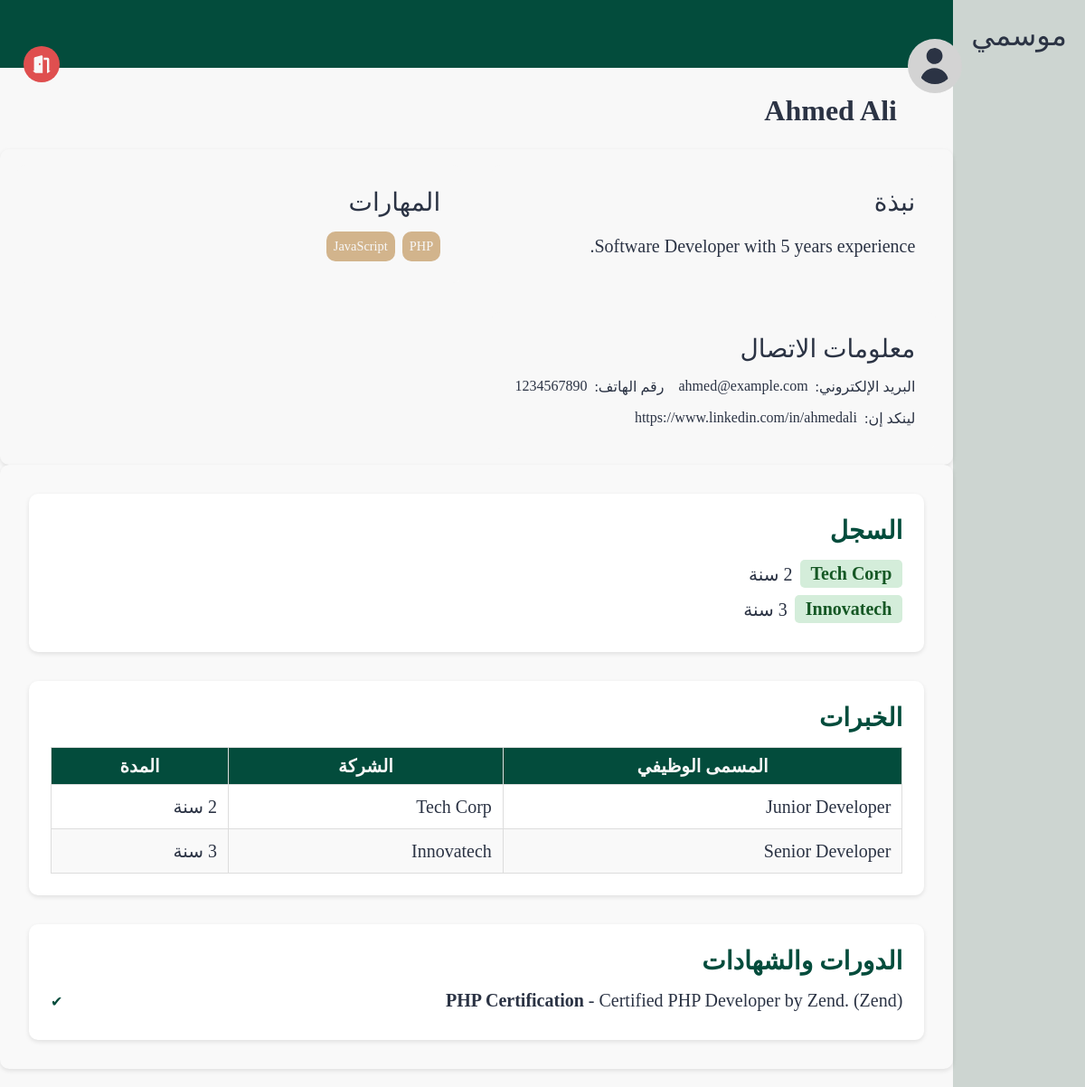
Page /pages/profile.php?id=1 on the committed database.
### tables this page shows
CREATE TABLE users (
    id INTEGER PRIMARY KEY, 
    name TEXT, 
    email TEXT UNIQUE, 
    password TEXT, 
    bio TEXT,
    type BOOLEAN,
    linkedin TEXT,
    phone TEXT
);

CREATE TABLE experience (
    experience_id INTEGER PRIMARY KEY, 
    user_id INTEGER,
    name TEXT,
    description TEXT,
    company TEXT,
    years INTEGER,
    start DATE,
    FOREIGN KEY (user_id) REFERENCES users(id) ON DELETE CASCADE
);

CREATE TABLE certificates (
    certificate_id INTEGER PRIMARY KEY, 
    user_id INTEGER,
    name TEXT,
    description TEXT,
    company TEXT,
    FOREIGN KEY (user_id) REFERENCES users(id) ON DELETE CASCADE
);

### src/database/fetch.php (called while the page is built, shortened)
<?php
include('../database/data.php');
function getUserById($id)
{
    global $db;
    $stmt = $db->prepare('SELECT * FROM users WHERE id = :id');
    $stmt->bindValue(':id', $id, SQLITE3_INTEGER);
    $result = $stmt->execute();
    $user = $result->fetchArray(SQLITE3_ASSOC);
    return $user;
}
function fetchAllExperienceByUserID($id)
{
    global $db;
    $result = $db->query("SELECT * FROM experience where user_id = $id");
    $experience = [];
    while ($row = $result->fetchArray(SQLITE3_ASSOC)) {
        $experience[] = $row;
    }
    return $experience;
}
function fetchAllSkillsNameByUserID($id)
{
    global $db;
    $result = $db->query("SELECT name FROM skills where user_id = $id");
    $experience = [];
    while ($row = $result->fetchArray(SQLITE3_ASSOC)) {
        $experience[] = $row['name'];
    }
    return $experience;
}

### src/pages/profile.php (the view, shortened to what this page needs)
<?php
include('../components/page.php');
$user = isset($_GET['id'])?getUserById($_GET['id']) : $_SESSION['user'];
$name = $user['name'];
$about    = $user['bio'];
$email    = $user['email'];
$phone    = $user['phone'];
$linkedin = !empty($user['linkedin']) ? $user['linkedin'] : ("https://www.linkedin.com/in/" . urlencode(str_replace(' ', '', strtolower($user['name']))));
$skills = fetchAllSkillsNameByUserID($user['id']);
$jobs = fetchAllExperienceByUserID($user['id']);
$prevJobs = [];
foreach ($jobs as $job) {
    $job['duration'] = $job['years'] . " سنة";
    $prevJobs[] = $job;
}
$stmt = $db->prepare("SELECT * FROM certificates WHERE user_id = :user_id");
$stmt->bindValue(':user_id', $user['id'], SQLITE3_INTEGER);
$result = $stmt->execute();
$certificates = [];
while ($row = $result->fetchArray(SQLITE3_ASSOC)) {
    $certificates[] = $row;
}
?>
<!DOCTYPE html>
<html lang="ar" dir="rtl">
<head>
    <link rel="stylesheet" href="../styles/profile.css">
</head>
<body>
    <section class="page-structure">
        <?php include "../components/NavBar.php"; ?>
        <section class="page-content">
            <div class="username">
                <img class="profile-pic" src="../images/profile.svg" alt="صورة المستخدم">
                <div class="user">
                    <h2><?= htmlspecialchars($name) ?></h2>
                </div>
            </div>
            <div class="options">
                <a href="./logout.php">
                    <img class="nav-icon" style="--color: #DF4F4F" src="../images/logout.svg" alt="شعار تسجيل الخروج">
                </a>
            </div>
            <header></header>
            <main>
                <section class="profile-details">
                    <div class="block about">
                        <h2>نبذة</h2>
                        <div id="aboutDisplay">
                            <p><?= $about ?></p>
                        </div>
                    </div>
                    <div class="block skills">
                        <h2>المهارات</h2>
                        <div id="skillsDisplay">
                            <ul>
                                <?php foreach ($skills as $skill): ?>
                                    <li><?= $skill ?></li>
                                <?php endforeach; ?>
                            </ul>
                        </div>
                    </div>
                    <div class="block contacts">
                        <h2>معلومات الاتصال</h2>
                        <div id="contactDisplay">
                            <ul>
                                <li>البريد الإلكتروني:
                                    <a href="mailto:<?= $email ?>"><?= $email ?? 'لا يوجد' ?></a>
                                </li>
                                <li>رقم الهاتف:
                                    <a href="tel:<?= $phone ?>"><?= $phone ?? 'لا يوجد' ?></a>
                                </li>
                                <li>لينكد إن:
                                    <a href="<?= $linkedin ?>"><?= $linkedin ?? 'لا يوجد' ?></a>
                                </li>
                            </ul>
                        </div>
                    </div>
                </section>
                <section class="recent-activity">
                    <div class="block history">
                        <h2>السجل</h2>
                        <ul>
                            <?php foreach ($prevJobs as $job): ?>
                                <li>
                                    <span class="company">
                                        <?php if (!empty($job['company_id'])): ?>
                                            <a href="./company.php?id=<?= htmlspecialchars($job['company_id']) ?>">
                                                <?= htmlspecialchars($job['company']) ?>
                                            </a>
                                        <?php else: ?>
                                            <?= htmlspecialchars($job['company']) ?>
                                        <?php endif; ?>
                                    </span>
                                    <?= htmlspecialchars($job['duration']) ?>
                                </li>
                            <?php endforeach; ?>
                        </ul>
                    </div>
                    <div class="block experinces">
                        <h2>الخبرات</h2>
                        <?php if (count($jobs) === 0): ?>
                            <h3 class="no-jobs">لا يوجد خبرات سابقة</h3>
                        <?php else: ?>
                            <table border="1" cellpadding="5" cellspacing="0" style="width:100%; text-align:right;">
                                <tr>
                                    <th>المسمى الوظيفي</th>
                                    <th>الشركة</th>
                                    <th>المدة</th>
                                </tr>
                                <?php foreach ($jobs as $job): ?>
                                    <tr>
                                        <td><?= htmlspecialchars($job['name']) ?></td>
                                        <td><?= htmlspecialchars($job['company']) ?></td>
                                        <td><?= htmlspecialchars($job['years']) ?> سنة</td>
                                    </tr>
                                <?php endforeach; ?>
                            </table>
                        <?php endif ?>
                    </div>
                    <div class="block courses">
                        <h2>الدورات والشهادات</h2>
                        <ul id="certificatesList">
                            <?php if (count($certificates) === 0): ?>
                                <li>لا توجد بيانات</li>
                            <?php else: ?>
                                <?php foreach ($certificates as $cert): ?>
                                    <li id="cert-<?= $cert['certificate_id'] ?>">
                                        <strong><?= htmlspecialchars($cert['name']) ?></strong>
                                        <?php if (!empty($cert['description'])): ?>
                                            - <?= htmlspecialchars($cert['description']) ?>
                                        <?php endif; ?>
                                        <?php if (!empty($cert['company'])): ?>
                                            (<?= htmlspecialchars($cert['company']) ?>)
                                        <?php endif; ?>
                                    </li>
                                <?php endforeach; ?>
                            <?php endif; ?>
                        </ul>
                    </div>
                </section>
            </main>
        </section>
    </section>
</body>
</html>

### src/styles/profile.css (style rules this page uses)
* { color: var(--black-color); }
body { background-color: var(--white-color); }
.nav-icon { --color: var(--white-alt-color); background-color: var(--color); width: 40px; height: 40px; border-radius: 50%; padding: 0.5rem; }
section.page-content { width: 100%; }
header { position: relative; display: flex; align-items: center; justify-content: space-between; min-height: 75px; background-color: var(--main-color); padding: 1.25rem 3rem; }
.username .profile-pic { width: 60px; height: 60px; padding: 10px; border-radius: 50%; background-color: lightgray; top: 0; }
.username { display: flex; align-items: center; gap: 0.75rem; height: 65px; position: absolute; top: 0; right: 18px; z-index: 1000; padding: 0.5rem 1rem; right: 10%; top: 40px; }
.options { display: flex; align-items: center; gap: 0.75rem; height: 65px; position: absolute; top: 40px; left: 10px; z-index: 1000; padding: 0.5rem 1rem; }
.username h2 { font-size: 2rem; }
.username .user { position: static; margin-top: 100px; }
header::after { content: ""; position: absolute; right: 0; bottom: 0; width: 70%; height: 4px; background-color: var(--main-color); }
main { margin-top: 70px; width: 100%; padding: 1rem; }
main section { border-radius: 10px; box-shadow: 0 2px 5px rgba(0, 0, 0, 0.1); padding: 18px; }
.profile-details { display: grid; grid-template-columns: 1fr 1fr; gap: 2rem; }
.profile-details .block { display: flex; flex-direction: column; gap: 1rem; background-color: var(--white-color); padding: 1.5rem; border-radius: 10px; }
.profile-details .block h2 { font-size: 1.75rem; font-weight: 500; }
.profile-details .block ul { list-style: none; padding-inline-start: 0; display: flex; flex-wrap: wrap; gap: 1rem; }
.profile-details .block ul li { display: flex; gap: 0.5rem; font-size: 1rem; }
.profile-details .skills ul { list-style: none; padding-inline-start: 0; display: flex; flex-wrap: wrap; gap: 0.5rem; }
.profile-details .skills ul li { display: inline-block; padding: 0.5rem; border-radius: 10px; background-color: var(--secondary-color); color: var(--white-color); font-size: 0.9rem; }
.profile-details .block.about p { font-size: 1.25rem; line-height: 1.6; }
.recent-activity { display: flex; flex-direction: column; gap: 2rem; padding: 2rem; background-color: #f9f9f9; border-radius: 10px; }
.recent-activity .block { background-color: #fff; padding: 1.5rem; border-radius: 10px; box-shadow: 0 2px 5px rgba(0, 0, 0, 0.1); }
.recent-activity .block h2 { font-size: 1.75rem; margin-bottom: 1rem; color: var(--main-color); }
.history ul { list-style: none; padding: 0; }
.history ul li { display: flex; align-items: center; gap: 0.5rem; font-size: 1.25rem; margin-bottom: 0.5rem; }
.history ul li .company { background-color: #d4edda; color: #155724; padding: 0.25rem 0.75rem; border-radius: 5px; font-weight: bold; }
.experinces table { width: 100%; border-collapse: collapse; font-size: 1.25rem; margin-top: 1rem; }
.experinces table th, .experinces table td { padding: 0.75rem; text-align: right; border: 1px solid #ddd; }
.experinces table th { background-color: var(--main-color); color: #fff; }
.experinces table tr:nth-child(odd) { background-color: #f9f9f9; }
.experinces table tr:nth-child(even) { background-color: #fff; }
.courses ul { list-style: none; padding: 0; }
.courses ul li { font-size: 1.25rem; margin-bottom: 0.5rem; position: relative; padding-left: 1.5rem; }
.courses ul li::before { content: "✔"; position: absolute; left: 0; color: var(--main-color); font-size: 1rem; top: 50%; transform: translateY(-50%); }
@media (min-width: 992px) { main { padding: 1.25rem 0; } }

### src/styles/globals.css (style rules this page uses)
*, *::before, *::after { box-sizing: border-box; margin: 0; padding: 0; list-style: none; text-decoration: none; }
:root { --main-color: #034c3c; --secondary-color: #d2b48c; --white-color: #f8f8f8; --black-color: #2b3344; --white-alt-color: #cdd5d1; }
a { display: block; color: var(--black-color); }
.page-structure { display: flex; min-height: 100vh; }

### src/pages/profile.php (style rules this page uses)
tbody tr:first-of-type { background-color: var(--main-color); color: var(--white-color); border: 0; }
tbody tr:first-of-type th { padding: .5rem; text-align: center; color: var(--white-color) }

### rows in the picture
users: name "Ahmed Ali", bio "Software Developer with 5 years experience.", email "ahmed@example.com", phone "1234567890", linkedin "https://www.linkedin.com/in/ahmedali"
experience: company "Tech Corp", duration "2 سنة", name "Junior Developer", years "2"
experience: company "Innovatech", duration "3 سنة", name "Senior Developer"
certificates: name "PHP Certification", description "Certified PHP Developer by Zend.", company "Zend"

### other values in the picture
$skill "PHP"
$skill "JavaScript"
